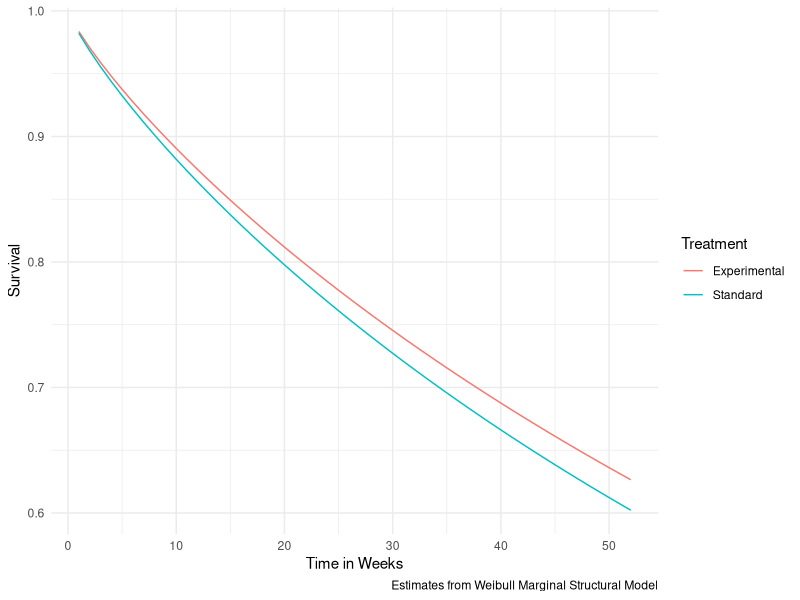
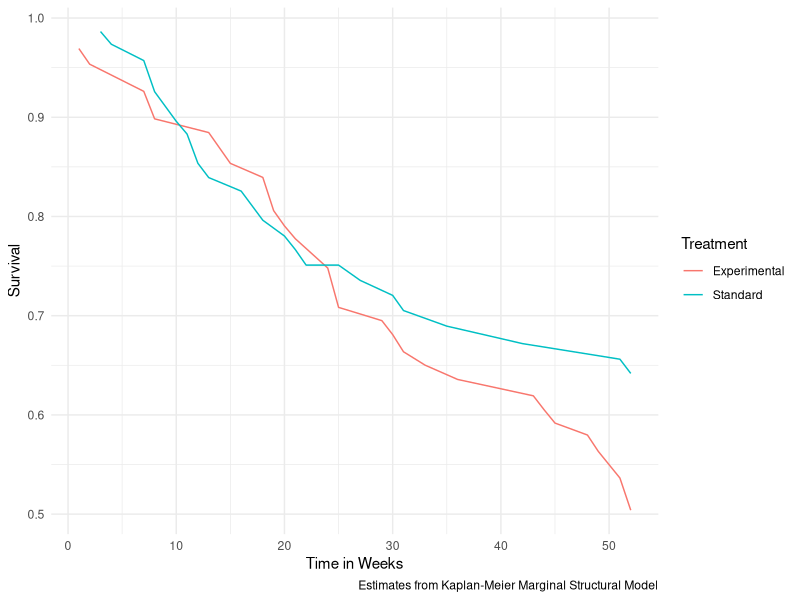

Generate these figures, in order, with R:
## ---- chunk 1
library(tidyverse)
theme_set(theme_minimal())
library(survival)
library(foreach)
## ---- chunk 2
#| code-fold: true
model_treatment <- glm(
  I(trt == 2) ~ karno + diagtime + age + prior,
  data = veteran,
  family = binomial()
)
## ---- chunk 3
#| code-fold: true
weighted <- veteran |>
  mutate(
    p_treated = predict(model_treatment, type = "response"),
    p_control = 1 - p_treated,
    weight = case_when(
      trt == 1 ~ 1 / p_control,
      trt == 2 ~ 1 / p_treated
    )
  )
## ---- chunk 4
#| code-fold: true
#| code-summary: "Code answer using Weibull."
model_outcome <- survreg(
  Surv(time, status) ~ trt,
  data = weighted,
  weights = weight
)
## ---- chunk 5
#| code-fold: true
#| code-summary: "Code answer using Kaplan-Meier."
model_outcome_km <- survfit(
  Surv(time, status) ~ trt,
  data = weighted,
  weights = weight
)
## ---- chunk 6
to_predict <- tibble(trt = 1:2)
## ---- chunk 7
#| code-fold: true
#| code-summary: "Code answer using Weibull."

# This example code generates survival curves over the first year.

# Predict the shape and scale at each treatment value
predicted <- to_predict |>
  mutate(
    shape = 1 / model_outcome$scale,
    xb = predict(
      model_outcome, 
      newdata = to_predict, 
      type = "linear"
    )
  ) |>
  # Expand to predict for week 1 to 52
  uncount(weights = 52) |>
  mutate(time = rep(1:52, 2)) |>
  # Calculate survival probabilities
  mutate(
    survival = pweibull(
      time, 
      shape = shape, 
      scale = exp(xb), 
      lower.tail = FALSE
    )
  )

# Make a graph
predicted |>
  # Modify treatment to make plot easier to read
  mutate(
    trt = factor(trt, labels = c("Standard","Experimental")),
    trt = fct_rev(trt)
  ) |>
  ggplot(aes(x = time, y = survival, color = trt)) +
  geom_line() +
  labs(
    x = "Time in Weeks", 
    y = "Survival", 
    color = "Treatment",
    caption = "Estimates from Weibull Marginal Structural Model"
  )
## ---- chunk 8
#| code-fold: true
#| code-summary: "Code answer using Kaplan-Meier."
model_outcome_km |>
  broom::tidy() |>
  # Modify treatment to make plot easier to read
  mutate(
    strata = case_when(
      strata == "trt=1" ~ "Standard",
      strata == "trt=2" ~ "Experimental"
    )
  ) |>
  filter(time <= 52) |>
  ggplot(aes(x = time, y = estimate, color = strata)) +
  geom_line() +
  labs(
    x = "Time in Weeks", 
    y = "Survival", 
    color = "Treatment",
    caption = "Estimates from Kaplan-Meier Marginal Structural Model"
  )
